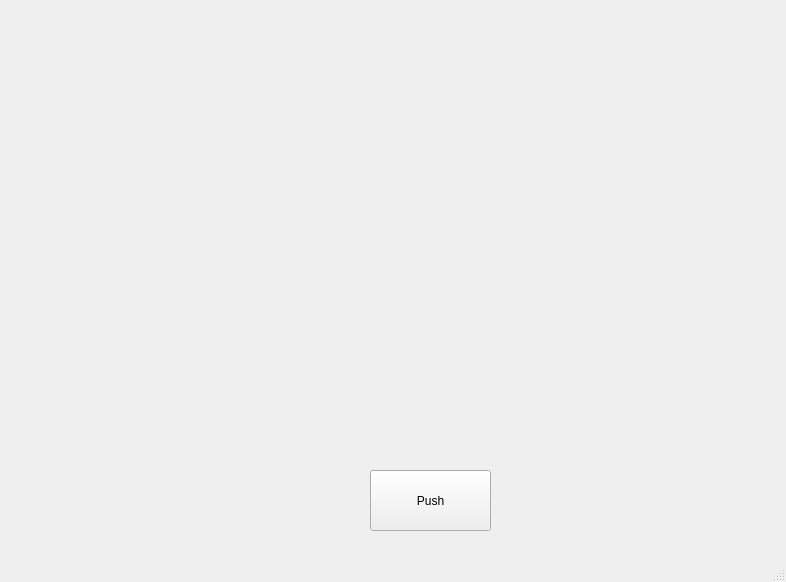
<?xml version="1.0" encoding="UTF-8"?>
<ui version="4.0">
 <class>MainWindow</class>
 <widget class="QMainWindow" name="MainWindow">
  <property name="geometry">
   <rect>
    <x>0</x>
    <y>0</y>
    <width>786</width>
    <height>582</height>
   </rect>
  </property>
  <property name="windowTitle">
   <string>MainWindow</string>
  </property>
  <widget class="QWidget" name="centralwidget">
   <widget class="QPushButton" name="pushButton">
    <property name="geometry">
     <rect>
      <x>370</x>
      <y>470</y>
      <width>121</width>
      <height>61</height>
     </rect>
    </property>
    <property name="text">
     <string>Push</string>
    </property>
   </widget>
  </widget>
  <widget class="QMenuBar" name="menubar">
   <property name="geometry">
    <rect>
     <x>0</x>
     <y>0</y>
     <width>786</width>
     <height>21</height>
    </rect>
   </property>
  </widget>
  <widget class="QStatusBar" name="statusbar"/>
 </widget>
 <resources/>
 <connections/>
</ui>
